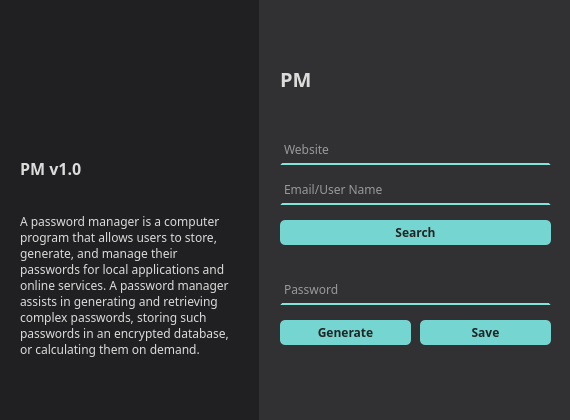
<?xml version="1.0" encoding="UTF-8"?>
<ui version="4.0">
 <class>MainWindow</class>
 <widget class="QMainWindow" name="MainWindow">
  <property name="geometry">
   <rect>
    <x>0</x>
    <y>0</y>
    <width>570</width>
    <height>420</height>
   </rect>
  </property>
  <property name="maximumSize">
   <size>
    <width>570</width>
    <height>420</height>
   </size>
  </property>
  <property name="font">
   <font>
    <family>Poppins</family>
   </font>
  </property>
  <property name="windowTitle">
   <string>PM</string>
  </property>
  <widget class="QWidget" name="centralwidget">
   <property name="maximumSize">
    <size>
     <width>570</width>
     <height>420</height>
    </size>
   </property>
   <widget class="QLabel" name="darkBg">
    <property name="geometry">
     <rect>
      <x>0</x>
      <y>0</y>
      <width>260</width>
      <height>420</height>
     </rect>
    </property>
    <property name="styleSheet">
     <string notr="true">background-color: rgb(32, 32, 35);</string>
    </property>
    <property name="text">
     <string/>
    </property>
   </widget>
   <widget class="QLabel" name="pmLogo">
    <property name="geometry">
     <rect>
      <x>100</x>
      <y>50</y>
      <width>60</width>
      <height>60</height>
     </rect>
    </property>
    <property name="text">
     <string/>
    </property>
    <property name="pixmap">
     <pixmap>img/binary.png</pixmap>
    </property>
    <property name="scaledContents">
     <bool>true</bool>
    </property>
   </widget>
   <widget class="QLabel" name="pmVersion">
    <property name="geometry">
     <rect>
      <x>20</x>
      <y>160</y>
      <width>61</width>
      <height>17</height>
     </rect>
    </property>
    <property name="font">
     <font>
      <family>Poppins</family>
      <pointsize>12</pointsize>
      <weight>75</weight>
      <bold>true</bold>
     </font>
    </property>
    <property name="styleSheet">
     <string notr="true">color: rgb(219, 219, 219);</string>
    </property>
    <property name="text">
     <string>PM v1.0</string>
    </property>
    <property name="wordWrap">
     <bool>false</bool>
    </property>
   </widget>
   <widget class="QLabel" name="pmAbout">
    <property name="geometry">
     <rect>
      <x>20</x>
      <y>190</y>
      <width>211</width>
      <height>191</height>
     </rect>
    </property>
    <property name="font">
     <font>
      <family>Poppins</family>
     </font>
    </property>
    <property name="styleSheet">
     <string notr="true">color: rgb(219, 219, 219);</string>
    </property>
    <property name="text">
     <string>A password manager is a computer program that allows users to store, generate, and manage their passwords for local applications and online services. A password manager assists in generating and retrieving complex passwords, storing such passwords in an encrypted database, or calculating them on demand. </string>
    </property>
    <property name="textFormat">
     <enum>Qt::AutoText</enum>
    </property>
    <property name="scaledContents">
     <bool>false</bool>
    </property>
    <property name="alignment">
     <set>Qt::AlignLeading|Qt::AlignLeft|Qt::AlignVCenter</set>
    </property>
    <property name="wordWrap">
     <bool>true</bool>
    </property>
   </widget>
   <widget class="QLabel" name="lightBg">
    <property name="geometry">
     <rect>
      <x>259</x>
      <y>0</y>
      <width>311</width>
      <height>420</height>
     </rect>
    </property>
    <property name="styleSheet">
     <string notr="true">background-color: rgb(49, 49, 52);</string>
    </property>
    <property name="text">
     <string/>
    </property>
   </widget>
   <widget class="QLabel" name="pmTitle">
    <property name="geometry">
     <rect>
      <x>280</x>
      <y>70</y>
      <width>31</width>
      <height>17</height>
     </rect>
    </property>
    <property name="font">
     <font>
      <family>Poppins</family>
      <pointsize>15</pointsize>
      <weight>75</weight>
      <bold>true</bold>
     </font>
    </property>
    <property name="styleSheet">
     <string notr="true">color: rgb(219, 219, 219);</string>
    </property>
    <property name="text">
     <string>PM</string>
    </property>
   </widget>
   <widget class="QLineEdit" name="websiteLine">
    <property name="geometry">
     <rect>
      <x>280</x>
      <y>140</y>
      <width>271</width>
      <height>25</height>
     </rect>
    </property>
    <property name="styleSheet">
     <string notr="true">background-color: rgb(49, 49, 52);
border:2px solid rgba(49, 49, 52);
border-bottom-color:rgba(129,230,217,255);
color: rgb(255, 255, 255);
padding-bottom:7px;</string>
    </property>
    <property name="placeholderText">
     <string>Website</string>
    </property>
   </widget>
   <widget class="QLineEdit" name="emailLine">
    <property name="geometry">
     <rect>
      <x>280</x>
      <y>180</y>
      <width>271</width>
      <height>25</height>
     </rect>
    </property>
    <property name="styleSheet">
     <string notr="true">background-color: rgb(49, 49, 52);
border:2px solid rgba(49, 49, 52);
border-bottom-color:rgba(129,230,217,255);
color: rgb(255, 255, 255);
padding-bottom:7px;</string>
    </property>
    <property name="placeholderText">
     <string>Email/User Name</string>
    </property>
   </widget>
   <widget class="QPushButton" name="searchButton">
    <property name="geometry">
     <rect>
      <x>280</x>
      <y>220</y>
      <width>271</width>
      <height>25</height>
     </rect>
    </property>
    <property name="font">
     <font>
      <family>Poppins</family>
      <weight>75</weight>
      <bold>true</bold>
     </font>
    </property>
    <property name="styleSheet">
     <string notr="true">QPushButton#searchButton{
	background-color: rgb(117,  214,  209);
	color:rgb(36,36,36);
	border-radius:5px;
    }
QPushButton#searchButton:pressed{
     padding-left:5px;
     padding-top:5px;
     background-position:calc(100% - 10px)center;
     }
QPushButton#searchButton:hover{
     background-color:rgba(174,  235,  232);
     }</string>
    </property>
    <property name="text">
     <string>Search</string>
    </property>
   </widget>
   <widget class="QLineEdit" name="passwordLine">
    <property name="geometry">
     <rect>
      <x>280</x>
      <y>280</y>
      <width>271</width>
      <height>25</height>
     </rect>
    </property>
    <property name="styleSheet">
     <string notr="true">background-color: rgb(49, 49, 52);
border:2px solid rgba(49, 49, 52);
border-bottom-color:rgba(129,230,217,255);
color: rgb(255, 255, 255);
padding-bottom:7px;</string>
    </property>
    <property name="echoMode">
     <enum>QLineEdit::Password</enum>
    </property>
    <property name="placeholderText">
     <string>Password</string>
    </property>
   </widget>
   <widget class="QPushButton" name="generateButton">
    <property name="geometry">
     <rect>
      <x>280</x>
      <y>320</y>
      <width>131</width>
      <height>25</height>
     </rect>
    </property>
    <property name="font">
     <font>
      <family>Poppins</family>
      <weight>75</weight>
      <bold>true</bold>
     </font>
    </property>
    <property name="styleSheet">
     <string notr="true">QPushButton#generateButton{
	background-color: rgb(117,  214,  209);
	color:rgb(36,36,36);
	border-radius:5px;
    }
QPushButton#generateButton:pressed{
     padding-left:5px;
     padding-top:5px;
     background-position:calc(100% - 10px)center;
     }
QPushButton#generateButton:hover{
     background-color:rgba(174,  235,  232);
     }</string>
    </property>
    <property name="text">
     <string>Generate</string>
    </property>
   </widget>
   <widget class="QPushButton" name="saveButton">
    <property name="geometry">
     <rect>
      <x>420</x>
      <y>320</y>
      <width>131</width>
      <height>25</height>
     </rect>
    </property>
    <property name="font">
     <font>
      <family>Poppins</family>
      <weight>75</weight>
      <bold>true</bold>
     </font>
    </property>
    <property name="styleSheet">
     <string notr="true">QPushButton#saveButton{
	background-color: rgb(117,  214,  209);
	color:rgb(36,36,36);
	border-radius:5px;
    }
QPushButton#saveButton:pressed{
     padding-left:5px;
     padding-top:5px;
     background-position:calc(100% - 10px)center;
     }
QPushButton#saveButton:hover{
     background-color:rgba(174,  235,  232);
     }</string>
    </property>
    <property name="text">
     <string>Save</string>
    </property>
   </widget>
   <widget class="QLabel" name="warningLine">
    <property name="geometry">
     <rect>
      <x>280</x>
      <y>110</y>
      <width>151</width>
      <height>17</height>
     </rect>
    </property>
    <property name="font">
     <font>
      <family>Poppins</family>
     </font>
    </property>
    <property name="styleSheet">
     <string notr="true">color: rgb(255, 70, 70);</string>
    </property>
    <property name="text">
     <string/>
    </property>
    <property name="scaledContents">
     <bool>false</bool>
    </property>
    <property name="wordWrap">
     <bool>false</bool>
    </property>
   </widget>
  </widget>
 </widget>
 <resources/>
 <connections/>
</ui>
